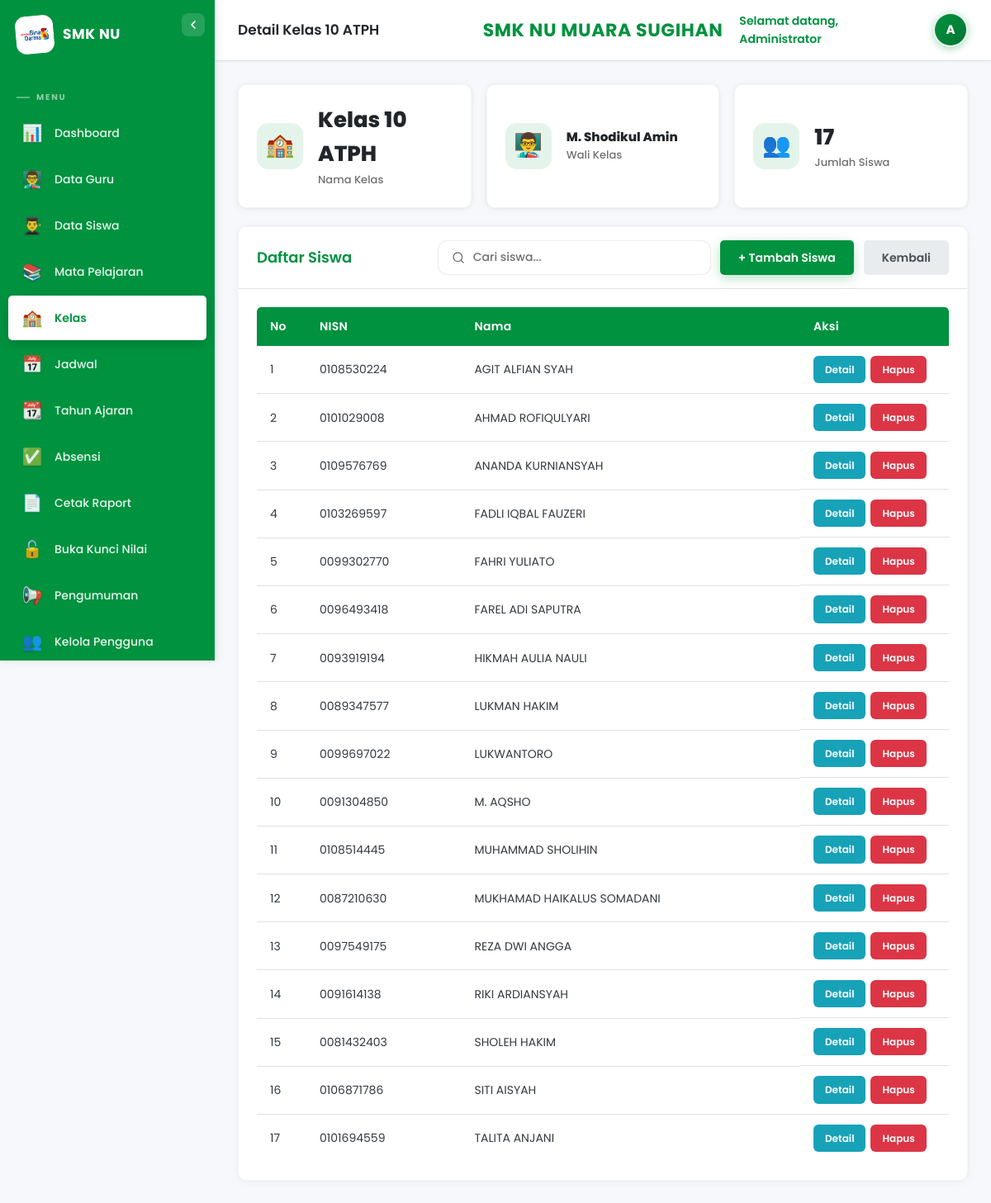
Page /public/index.php?page=kelas&action=detail&id=4 (signed in) on the committed database.
### tables this page shows
CREATE TABLE `kelas` (
  `id` int NOT NULL,
  `kode_kelas` varchar(20) NOT NULL,
  `nama_kelas` varchar(50) NOT NULL,
  `wali_kelas_id` int DEFAULT NULL,
  `tahun_ajaran_id` int NOT NULL,
  `created_at` timestamp NOT NULL DEFAULT CURRENT_TIMESTAMP,
  `updated_at` timestamp NOT NULL DEFAULT CURRENT_TIMESTAMP ON UPDATE CURRENT_TIMESTAMP
);

CREATE TABLE `guru` (
  `id` int NOT NULL,
  `kode_guru` varchar(20) NOT NULL,
  `user_id` int DEFAULT NULL,
  `nama` varchar(100) NOT NULL,
  `jenis_kelamin` enum('Laki-Laki','Perempuan') NOT NULL,
  `tempat_lahir` varchar(100) DEFAULT NULL,
  `tanggal_lahir` date DEFAULT NULL,
  `alamat` text,
  `no_hp` varchar(20) DEFAULT NULL,
  `email` varchar(100) DEFAULT NULL,
  `agama` varchar(20) DEFAULT NULL,
  `tahun_masuk` year NOT NULL,
  `foto` varchar(255) DEFAULT NULL,
  `nuptk` varchar(20) DEFAULT NULL,
  `nik` varchar(20) DEFAULT NULL,
  `nip` varchar(30) DEFAULT NULL,
  `status_kepegawaian` varchar(50) DEFAULT NULL,
  `jenis_ptk` varchar(50) DEFAULT NULL,
  `gelar` varchar(50) DEFAULT NULL,
  `jenjang_pendidikan` varchar(20) DEFAULT NULL,
  `jurusan_prodi` varchar(100) DEFAULT NULL,
  `tmt_kerja` date DEFAULT NULL,
  `tugas_tambahan` varchar(100) DEFAULT NULL,
  `created_at` timestamp NOT NULL DEFAULT CURRENT_TIMESTAMP,
  `updated_at` timestamp NOT NULL DEFAULT CURRENT_TIMESTAMP ON UPDATE CURRENT_TIMESTAMP
);

CREATE TABLE `siswa` (
  `id` int NOT NULL,
  `kode_siswa` varchar(20) NOT NULL,
  `user_id` int DEFAULT NULL,
  `nisn` varchar(20) NOT NULL,
  `nipd` varchar(20) DEFAULT NULL,
  `nik` varchar(20) DEFAULT NULL,
  `nama` varchar(100) NOT NULL,
  `jenis_kelamin` enum('Laki-Laki','Perempuan') NOT NULL,
  `tempat_lahir` varchar(100) DEFAULT NULL,
  `tanggal_lahir` date DEFAULT NULL,
  `alamat` text,
  `rt` varchar(5) DEFAULT NULL,
  `rw` varchar(5) DEFAULT NULL,
  `kelurahan` varchar(100) DEFAULT NULL,
  `kecamatan` varchar(100) DEFAULT NULL,
  `kode_pos` varchar(10) DEFAULT NULL,
  `no_hp` varchar(20) DEFAULT NULL,
  `penerima_kip` enum('ya','tidak') DEFAULT 'tidak',
  `nomor_kip` varchar(30) DEFAULT NULL,
  `sekolah_asal` varchar(150) DEFAULT NULL,
  `jenis_tinggal` varchar(50) DEFAULT NULL,
  `anak_ke` int DEFAULT NULL,
  `jml_saudara` int DEFAULT NULL,
  `jarak_sekolah_km` decimal(5,2) DEFAULT NULL,
  `ayah_nama` varchar(100) DEFAULT NULL,
  `ayah_nik` varchar(20) DEFAULT NULL,
  `ayah_tahun_lahir` year DEFAULT NULL,
  `ayah_pendidikan` varchar(20) DEFAULT NULL,
  `ayah_pekerjaan` varchar(100) DEFAULT NULL,
  `ibu_nama` varchar(100) DEFAULT NULL,
  `ibu_nik` varchar(20) DEFAULT NULL,
  `ibu_tahun_lahir` year DEFAULT NULL,
  `ibu_pendidikan` varchar(20) DEFAULT NULL,
  `ibu_pekerjaan` varchar(100) DEFAULT NULL,
  `agama` varchar(20) DEFAULT NULL,
  `wali_siswa` varchar(100) DEFAULT NULL,
  `tahun_masuk` year NOT NULL,
  `foto` varchar(255) DEFAULT NULL,
  `created_at` timestamp NOT NULL DEFAULT CURRENT_TIMESTAMP,
  `updated_at` timestamp NOT NULL DEFAULT CURRENT_TIMESTAMP ON UPDATE CURRENT_TIMESTAMP
);

### controllers/KelasController.php (called while the page is built, shortened)
<?php
class KelasController {
    private $model;
    public function __construct() { $this->model=new KelasModel(); }
    public function detail($id) {
        $db=getDB();
        $kelas=$this->model->find($id);
        $wali=$kelas['wali_kelas_id'] ? (new GuruModel())->find($kelas['wali_kelas_id']) : null;
        $siswaKelas=$db->prepare("SELECT s.* FROM siswa s JOIN kelas_siswa ks ON s.id=ks.siswa_id WHERE ks.kelas_id=? ORDER BY s.nama");
        $siswaKelas->execute([$id]); $siswaKelas=$siswaKelas->fetchAll();
        require VIEW_PATH.'/admin/kelas/detail.php';
    }
}

### config/database.php (called while the page is built, shortened)
<?php
function ensureNilaiMonthlySchema(PDO $db): void {
    try {
        $db->query("SELECT 1 FROM `nilai` LIMIT 1");
    } catch (PDOException $e) {
        return;
    }
    $fetchColumns = function(string $tableName) use ($db): array {
        $cols = [];
        try {
            $colSt = $db->query("SELECT COLUMN_NAME FROM information_schema.COLUMNS WHERE TABLE_SCHEMA = DATABASE() AND TABLE_NAME = '$tableName'");
            foreach ($colSt->fetchAll(PDO::FETCH_COLUMN) as $name) {
                $cols[] = $name;
            }
        } catch (PDOException $e) {}
        return $cols;
    };
    $addColumn = function(string $table, string $column, string $definition) use ($db, $fetchColumns): void {
        $cols = $fetchColumns($table);
        if (!in_array($column, $cols, true)) {
            try {
                $db->exec("ALTER TABLE `$table` ADD COLUMN `$column` $definition");
            } catch (PDOException $e) {}
        }
    };
    $addColumn('nilai', 'capaian_kompetensi', 'TEXT DEFAULT NULL AFTER `nilai_akhir`');
}
function getDB() {
    static $pdo = null;
    if ($pdo === null) {
        try {
            $pdo = new PDO("mysql:host=".DB_HOST.";dbname=".DB_NAME.";charset=utf8mb4", DB_USER, DB_PASS);
            $pdo->setAttribute(PDO::ATTR_ERRMODE, PDO::ERRMODE_EXCEPTION);
            $pdo->setAttribute(PDO::ATTR_DEFAULT_FETCH_MODE, PDO::FETCH_ASSOC);
            ensureNilaiMonthlySchema($pdo);
        } catch (PDOException $e) { die("DB Error: ".$e->getMessage()); }
    }
    return $pdo;
}

### core/Model.php (called while the page is built, shortened)
<?php
class Model {
    protected $db;
    protected $table;
    public function __construct() { $this->db = getDB(); }
    public function find($id) {
        $st=$this->db->prepare("SELECT * FROM {$this->table} WHERE id=?");
        $st->execute([$id]); return $st->fetch();
    }
}

### config/app.php (called while the page is built, shortened)
<?php
function base_url($path='') {
    $script = $_SERVER['SCRIPT_NAME'];
    $base = rtrim(dirname($script), '/');
    return $base.'/'.$path;
}
function format_kelas($nama) {
    $nama = trim((string)$nama);
    if (preg_match('/^kelas\s+/i', $nama)) {
        return $nama;
    }
    return 'Kelas ' . $nama;
}

### core/Auth.php (called while the page is built, shortened)
<?php
class Auth {
    public static function user($k=null) { self::start(); return $k ? ($_SESSION[$k]??null) : ($_SESSION??null); }
}

### views/admin/kelas/detail.php (the view)
<?php $pageTitle = 'Detail ' . format_kelas($kelas['nama_kelas']); ob_start(); ?>
<div class="stats-grid">
    <div class="stat-card"><div class="stat-icon">🏫</div><div class="stat-info"><h3><?= htmlspecialchars($kelas['nama_kelas']) ?></h3><p>Nama Kelas</p></div></div>
    <div class="stat-card"><div class="stat-icon">👨‍🏫</div><div class="stat-info"><h3 style="font-size:15px;"><?= htmlspecialchars($wali['nama'] ?? '-') ?></h3><p>Wali Kelas</p></div></div>
    <div class="stat-card"><div class="stat-icon">👥</div><div class="stat-info"><h3><?= count($siswaKelas) ?></h3><p>Jumlah Siswa</p></div></div>
</div>
<div class="card">
    <div class="card-header">
        <h3>Daftar Siswa</h3>
        <div style="display:flex;gap:12px;align-items:center;">
            <?php if(!empty($siswaKelas)): ?>
            <div class="search-bar-figma" style="min-width:200px;">
                <svg class="search-icon" width="16" height="16" viewBox="0 0 24 24" fill="none" stroke="currentColor" stroke-width="2" stroke-linecap="round" stroke-linejoin="round"><circle cx="11" cy="11" r="8"/><path d="m21 21-4.35-4.35"/></svg>
                <input type="text" placeholder="Cari siswa..." oninput="filterTableRows('siswaKelasTable', this.value)">
            </div>
            <?php endif; ?>
            <a href="<?= base_url('index.php?page=kelas&action=tambahSiswa&id='.$kelas['id']) ?>" class="btn btn-primary">+ Tambah Siswa</a>
            <a href="<?= base_url('index.php?page=kelas') ?>" class="btn btn-secondary">Kembali</a>
        </div>
    </div>
    <div class="card-body">
        <?php if(empty($siswaKelas)): ?>
            <p class="empty-state">Belum ada siswa di kelas ini. Klik tombol Tambah Siswa untuk menambahkan.</p>
        <?php else: ?>
        <div class="table-responsive"><table class="table" id="siswaKelasTable"><thead><tr><th style="width:60px;">No</th><th>NISN</th><th>Nama</th><th style="width:180px;">Aksi</th></tr></thead><tbody>
            <?php foreach($siswaKelas as $i => $s): ?>
            <tr>
                <td><?= $i+1 ?></td>
                <td><?= htmlspecialchars($s['nisn']) ?></td>
                <td><?= htmlspecialchars($s['nama']) ?></td>
                <td class="actions">
                    <a href="<?= base_url('index.php?page=siswa&action=detail&id='.$s['id']) ?>" class="btn btn-sm btn-info">Detail</a>
                    <a href="#" onclick="confirmDelete('<?= base_url('index.php?page=kelas&action=hapusSiswa&kelas_id='.$kelas['id'].'&siswa_id='.$s['id']) ?>','Hapus <?= htmlspecialchars($s['nama']) ?> dari kelas <?= htmlspecialchars($kelas['nama_kelas']) ?>?'); return false;" class="btn btn-sm btn-danger">Hapus</a>
                </td>
            </tr>
            <?php endforeach; ?>
        </tbody></table></div>
        <?php endif; ?>
    </div>
</div>
<?php $content=ob_get_clean(); require VIEW_PATH.'/layouts/admin.php'; ?>

### views/components/header.php (shortened to what this page needs)
<div class="top-header">
    <div class="header-left">
        <h2><?= $pageTitle ?? 'Dashboard' ?></h2>
    </div>
    <div class="header-center">
        <h1>SMK NU MUARA SUGIHAN</h1>
    </div>
    <div class="header-right">
        <span>Selamat datang, <?= htmlspecialchars(Auth::user('nama')) ?></span>
        <div class="profile-dropdown">
            <?php
            $headerFotoUrl = null;
            ?>
            <div class="profile-avatar" onclick="toggleDropdown()" title="Menu profil" style="<?= $headerFotoUrl ? 'background:none;padding:0;' : '' ?>">
                <?php if ($headerFotoUrl): ?>
                    <img src="<?= $headerFotoUrl ?>" alt="Avatar" style="width:36px;height:36px;border-radius:50%;object-fit:cover;">
                <?php else: ?>
                    <?= strtoupper(substr(Auth::user('nama'),0,1)) ?>
                <?php endif; ?>
            </div>
        </div>
    </div>
</div>

### rows in the picture
kelas: nama_kelas "Detail Kelas 10 ATPH", nama_kelas "Kelas 10 ATPH"
guru: nama "M. Shodikul Amin"
siswa: nisn "0108530224", nama "AGIT ALFIAN SYAH"
siswa: nisn "0101029008", nama "AHMAD ROFIQULYARI"
siswa: nisn "0109576769", nama "ANANDA KURNIANSYAH"
siswa: nisn "0103269597", nama "FADLI IQBAL FAUZERI"
siswa: nisn "0099302770", nama "FAHRI YULIATO"
siswa: nisn "0096493418", nama "FAREL ADI SAPUTRA"
siswa: nisn "0093919194", nama "HIKMAH AULIA NAULI"
siswa: nisn "0089347577", nama "LUKMAN HAKIM"
siswa: nisn "0099697022", nama "LUKWANTORO"
siswa: nisn "0091304850", nama "M. AQSHO"
siswa: nisn "0108514445", nama "MUHAMMAD SHOLIHIN"
siswa: nisn "0087210630", nama "MUKHAMAD HAIKALUS SOMADANI"
siswa: nisn "0097549175", nama "REZA DWI ANGGA"
siswa: nisn "0091614138", nama "RIKI ARDIANSYAH"
siswa: nisn "0081432403", nama "SHOLEH HAKIM"
siswa: nisn "0106871786", nama "SITI AISYAH"
siswa: nisn "0101694559", nama "TALITA ANJANI"

### other values in the picture
Auth::user('nama') "Administrator"
substr(Auth::user('nama'),0,1) "A"
count($siswaKelas) "17"
